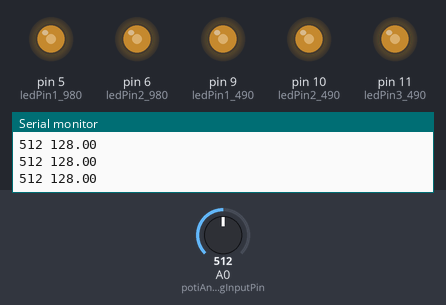
Simulated run of this sketch. Board: Arduino Uno, built with avr-gcc and run on an emulated ATmega328P. Shown: output pins drawn as LEDs (lit = HIGH), the last lines printed to the serial monitor. Inputs (shaded band) come from the test bench; at power-on: A0 (potiAnalogInputPin) = 512.

Above: at 1.2 s.
1.3 s: A0 (potiAnalogInputPin) set to 306
At 2.3 s:
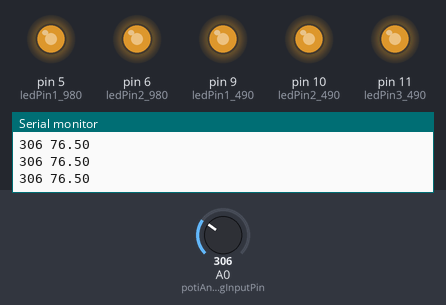
2.8 s: A0 (potiAnalogInputPin) set to 122
At 3.4 s:
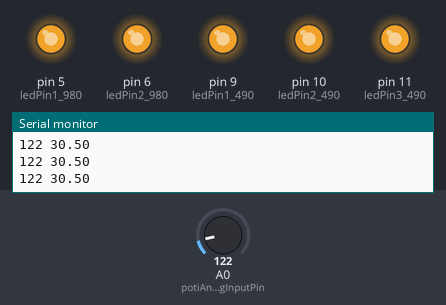
4.3 s: A0 (potiAnalogInputPin) set to 387
At 5.7 s:
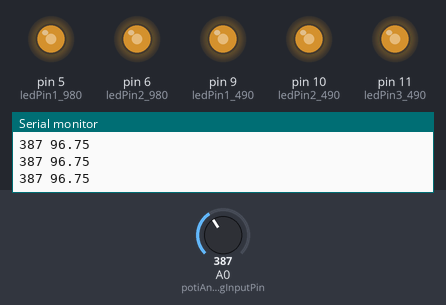
7.3 s: A0 (potiAnalogInputPin) set to 413
At 7.9 s:
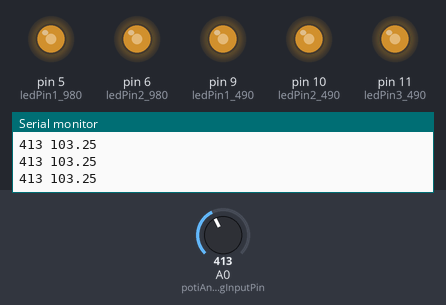
8.8 s: A0 (potiAnalogInputPin) set to 900
At 9.4 s:
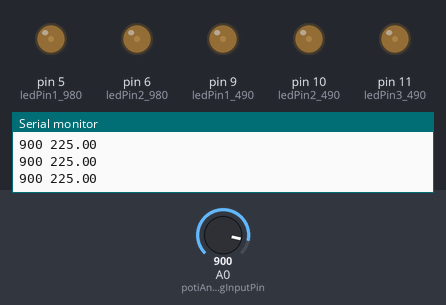
10.3 s: A0 (potiAnalogInputPin) set to 511
At 11.7 s:
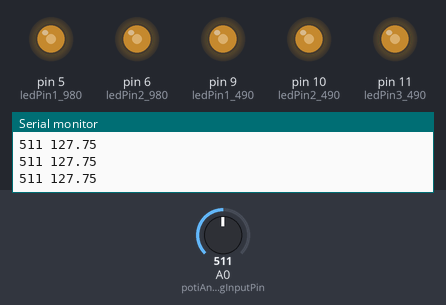
Timing chart, 0 to 12.8 s (numbered marks = the images above; inputs shaded):
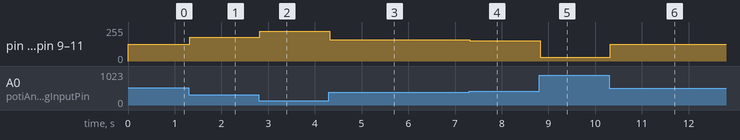

The sketch:

key_light_one_color_dimmable.ino
```cpp
/**
 * This was tested and working on Arduino Uno R3.
 */

/**
 * Everything related to Input:
 * Input pin (A0-A5) on UnoR3 for reading potentiometer value.
 * Input value of the potentiometer (5V) is between 0 - 1023.
 * https://www.arduino.cc/reference/en/language/functions/analog-io/analogread/
 */
const int potiAnalogInputPin = A0; // A0 - A5
int potiAnalogInputValue = 0; // 0 - 1023

/**
 * Everything related to LEDs.
 * 980Hz PWM Output on Pin 5 and 6.
 * 490Hz PWM Output on Pin 9, 10, 11.
 * https://www.arduino.cc/reference/en/language/functions/analog-io/analogwrite/
 */
const int ledPin1_980 = 5;
const int ledPin2_980 = 6;
const int ledPin1_490 = 9;
const int ledPin2_490 = 10;
const int ledPin3_490 = 11;
int ledValue = 0;

void setup() {
  Serial.begin(9600);
}

void loop() {
  potiAnalogInputValue = analogRead(potiAnalogInputPin);

  Serial.print(potiAnalogInputValue);
  Serial.print(" "); // a space ' ' or  tab '\t' character is printed between the two values.
  ledValue = convertAnalogInputToPwm(potiAnalogInputValue);

  analogWrite(ledPin1_980, ledValue);
  analogWrite(ledPin2_980, ledValue);
  analogWrite(ledPin1_490, ledValue);
  analogWrite(ledPin2_490, ledValue);
  analogWrite(ledPin3_490, ledValue);
}

/**
 * This method converts the analog input (0 - 1023) into
 * the appropriate PWM value (0 - 255).
 * In addition it converts PWM to Voltage, because
 * PWM = 255 -> LED off 0V.
 * PWM = 0 -> LED on 5V.
 */
int convertAnalogInputToPwm(float analogInput) {
  //float pwmValue = (255.0 / 1023.0) * analogInput; // 0,249266862170088
  float pwmValue = analogInput / 4;
  Serial.println(pwmValue);
  return 255.0 - pwmValue;
}
```

Measured:
- after the input at 1.3 s, pin 5 (ledPin1_980), pin 6 (ledPin2_980), pin 9 (ledPin1_490), pin 10 (ledPin2_490), pin 11 (ledPin3_490): 127/255 → 178/255 at once
- after the input at 2.8 s, pin 5 (ledPin1_980), pin 6 (ledPin2_980), pin 9 (ledPin1_490), pin 10 (ledPin2_490), pin 11 (ledPin3_490): 178/255 → 224/255 at once
- after the input at 4.3 s, pin 5 (ledPin1_980), pin 6 (ledPin2_980), pin 9 (ledPin1_490), pin 10 (ledPin2_490), pin 11 (ledPin3_490): 224/255 → 158/255 at once
- after the input at 7.3 s, pin 5 (ledPin1_980), pin 6 (ledPin2_980), pin 9 (ledPin1_490), pin 10 (ledPin2_490), pin 11 (ledPin3_490): 158/255 → 151/255 at once
- after the input at 8.8 s, pin 5 (ledPin1_980), pin 6 (ledPin2_980), pin 9 (ledPin1_490), pin 10 (ledPin2_490), pin 11 (ledPin3_490): 151/255 → 30/255 at once
- after the input at 10.3 s, pin 5 (ledPin1_980), pin 6 (ledPin2_980), pin 9 (ledPin1_490), pin 10 (ledPin2_490), pin 11 (ledPin3_490): 30/255 → 127/255 at once
